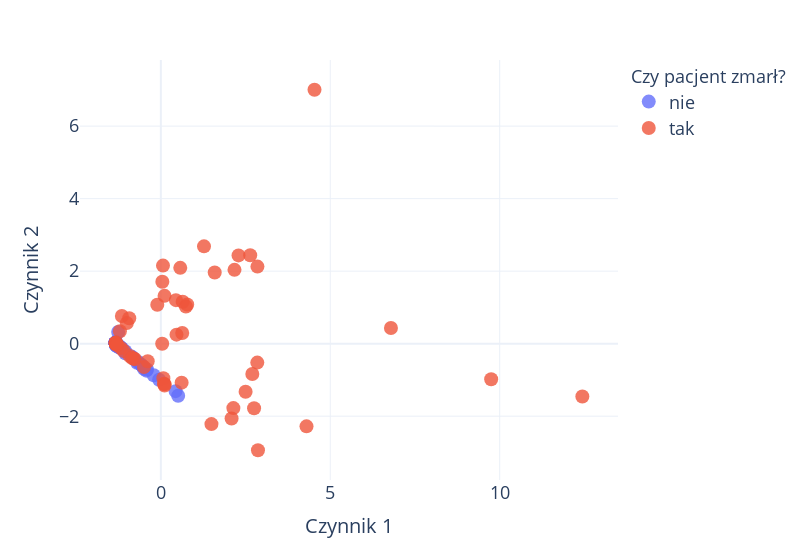

The notebook cell this image was saved under:
### Code cell
merged_data['ZGON'] = merged_data['ZGON'].astype(str)

merged_data['Czy pacjent zmarł?'] = merged_data['ZGON'].map({'1.0': 'tak', '0.0': 'nie'})

fig = px.scatter(merged_data, x='Czynnik 1', y='Czynnik 2', color='Czy pacjent zmarł?', width=800, opacity=0.8) #text="PACJENT_NR")
fig.update_traces(textposition='top center', showlegend=True, marker_size=14) 

fig.update_layout(
    xaxis=dict(
        tickfont=dict(size=18),
        title_font=dict(size=20),
    ),
    yaxis=dict(
        tickfont=dict(size=18),
        title_font=dict(size=20)
    )
)
fig.update_layout(legend = dict(font = dict( size = 18)),
                  legend_title = dict(font = dict(size = 18)))
fig.update_layout(template="plotly_white")
fig.show()
fig.write_image("../images/"+"pca_miernik"+ ".png", width=1000, height=600, scale=4, format="png")

### Figure 1 — Plotly figure (JSON) as saved in the notebook; plotly's stock layout.template omitted (floating-point values rounded to 4 significant figures)
{"data": [{"hovertemplate": "Czy pacjent zmarł?=nie<br>Czynnik 1=%{x}<br>Czynnik 2=%{y}<extra></extra>", "legendgroup": "nie", "marker": {"color": "#636efa", "opacity": 0.8, "size": 14, "symbol": "circle"}, "mode": "markers", "name": "nie", "orientation": "v", "showlegend": true, "textposition": "top center", "type": "scatter", "x": [-0.5818, -1.333, -1.333, -1.219, -1.333, -0.5002, -1.321, -0.05009, -1.166, -1.333, -1.333, -1.159, -1.333, -1.333, -0.4072, -1.332, -1.333, -1.333, -0.8627, -1.325, -1.333, -0.4259, -1.322, -1.333, -1.303, -1.323, -1.333, -1.333, -1.333, -1.047, -1.333, -0.6997, -1.333, -1.225, -0.8171, -1.333, -1.333, -0.5418, -1.333, -1.052, -1.324, -1.333, -0.6805, -1.257, -1.333, -1.333, -1.29, -1.333, -1.259, -0.2091, 0.436, 0.5113], "xaxis": "x", "y": [-0.5769, 0.01262, 0.01262, -0.0767, 0.01262, -0.6914, -0.04425, -0.9953, -0.1184, 0.01262, 0.01262, -0.1251, 0.01262, 0.01247, -0.7138, 0.008143, 0.01262, 0.01262, -0.3566, 0.04713, 0.01262, -0.7436, -0.04052, 0.01262, -0.0112, -0.03425, 0.01262, 0.01262, 0.01262, -0.262, 0.01262, -0.5268, 0.01262, -0.11, -0.3923, 0.01262, 0.01262, -0.6159, 0.01262, -0.2077, -0.03186, 0.01262, -0.4995, -0.04692, 0.01262, 0.01262, -0.07135, 0.01262, 0.3232, -0.8721, -1.309, -1.434], "yaxis": "y"}, {"hovertemplate": "Czy pacjent zmarł?=tak<br>Czynnik 1=%{x}<br>Czynnik 2=%{y}<extra></extra>", "legendgroup": "tak", "marker": {"color": "#EF553B", "opacity": 0.8, "size": 14, "symbol": "circle"}, "mode": "markers", "name": "tak", "orientation": "v", "showlegend": true, "textposition": "top center", "type": "scatter", "x": [-1.004, 6.791, -1.149, 0.6134, 2.7, -0.7943, 1.59, 0.4446, 2.292, 0.7399, 2.637, 1.494, 0.09378, 0.03982, 0.04465, 0.07428, 2.752, 0.7787, 12.44, -1.328, 2.501, -1.179, 0.6444, -0.917, 2.14, 0.109, -1.333, -1.092, 9.748, -1.303, 0.574, 4.535, 4.299, 2.851, 2.847, -0.4983, -1.208, 0.4627, -0.7716, 2.088, 0.6315, -1.327, -1.333, 0.06408, -1.333, -0.3878, 1.274, 2.867, 0.1097, 2.173, -1.291, -0.9321, 0.1101, -0.8479, -0.1043], "xaxis": "x", "y": [0.5669, 0.4318, 0.7653, -1.075, -0.835, -0.4101, 1.961, 1.2, 2.435, 1.024, 2.437, -2.217, -1.107, -0.001908, 1.71, -0.9553, -1.781, 1.079, -1.455, 0.03563, -1.326, -0.1181, 1.156, -0.3382, -1.777, -1.119, 0.01262, -0.2, -0.9826, -0.0112, 2.091, 7.003, -2.28, 2.125, -0.5216, -0.6424, 0.3433, 0.2489, -0.428, -2.064, 0.2936, -0.01723, 0.01262, 2.153, 0.01262, -0.4854, 2.684, -2.939, 1.319, 2.037, -0.03685, 0.7033, -1.153, -0.3956, 1.072], "yaxis": "y"}], "layout": {"legend": {"font": {"size": 18}, "title": {"font": {"size": 18}, "text": "Czy pacjent zmarł?"}, "tracegroupgap": 0}, "margin": {"t": 60}, "width": 800, "xaxis": {"anchor": "y", "domain": [0, 1], "tickfont": {"size": 18}, "title": {"font": {"size": 20}, "text": "Czynnik 1"}}, "yaxis": {"anchor": "x", "domain": [0, 1], "tickfont": {"size": 18}, "title": {"font": {"size": 20}, "text": "Czynnik 2"}}}}
